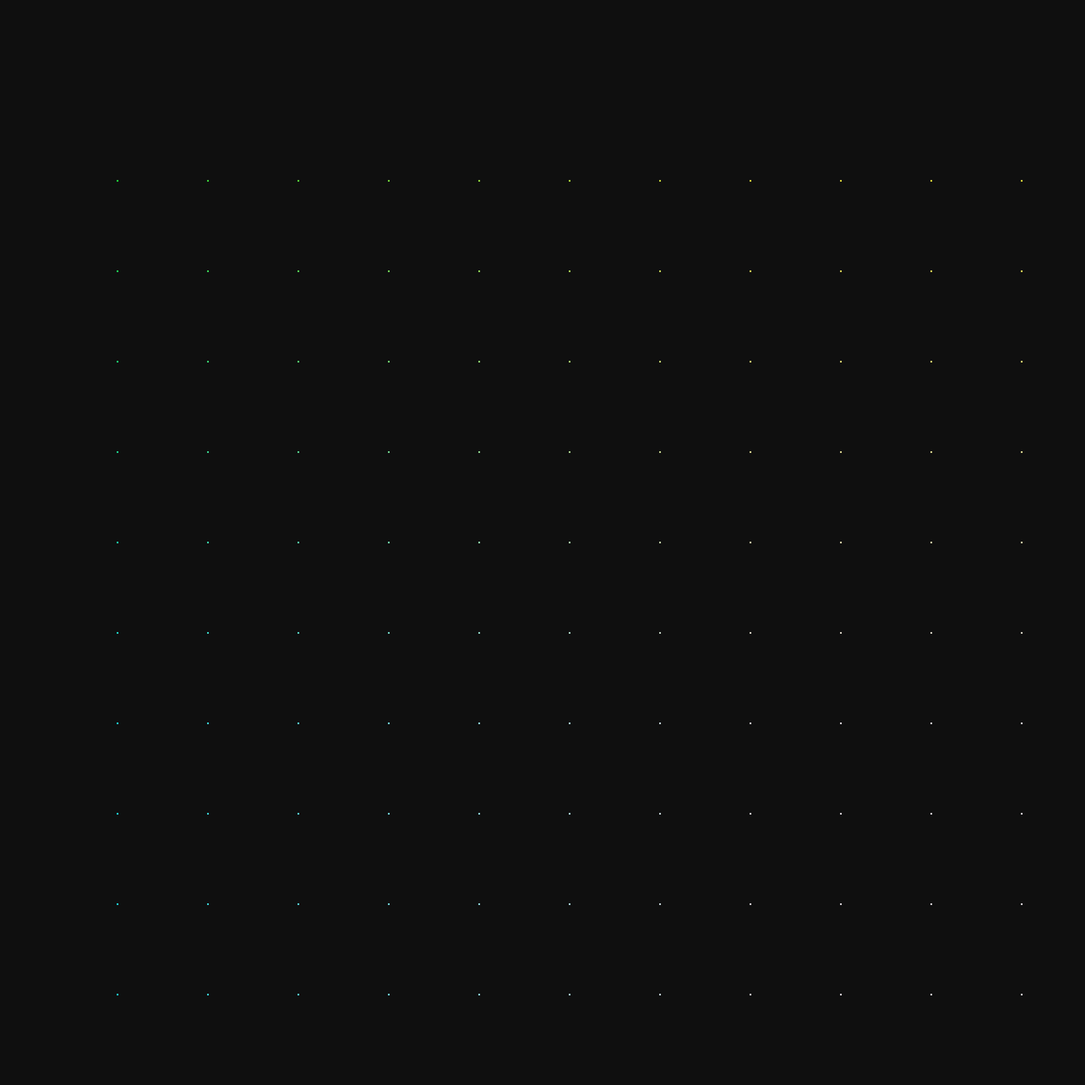
Frame 1 (no input)
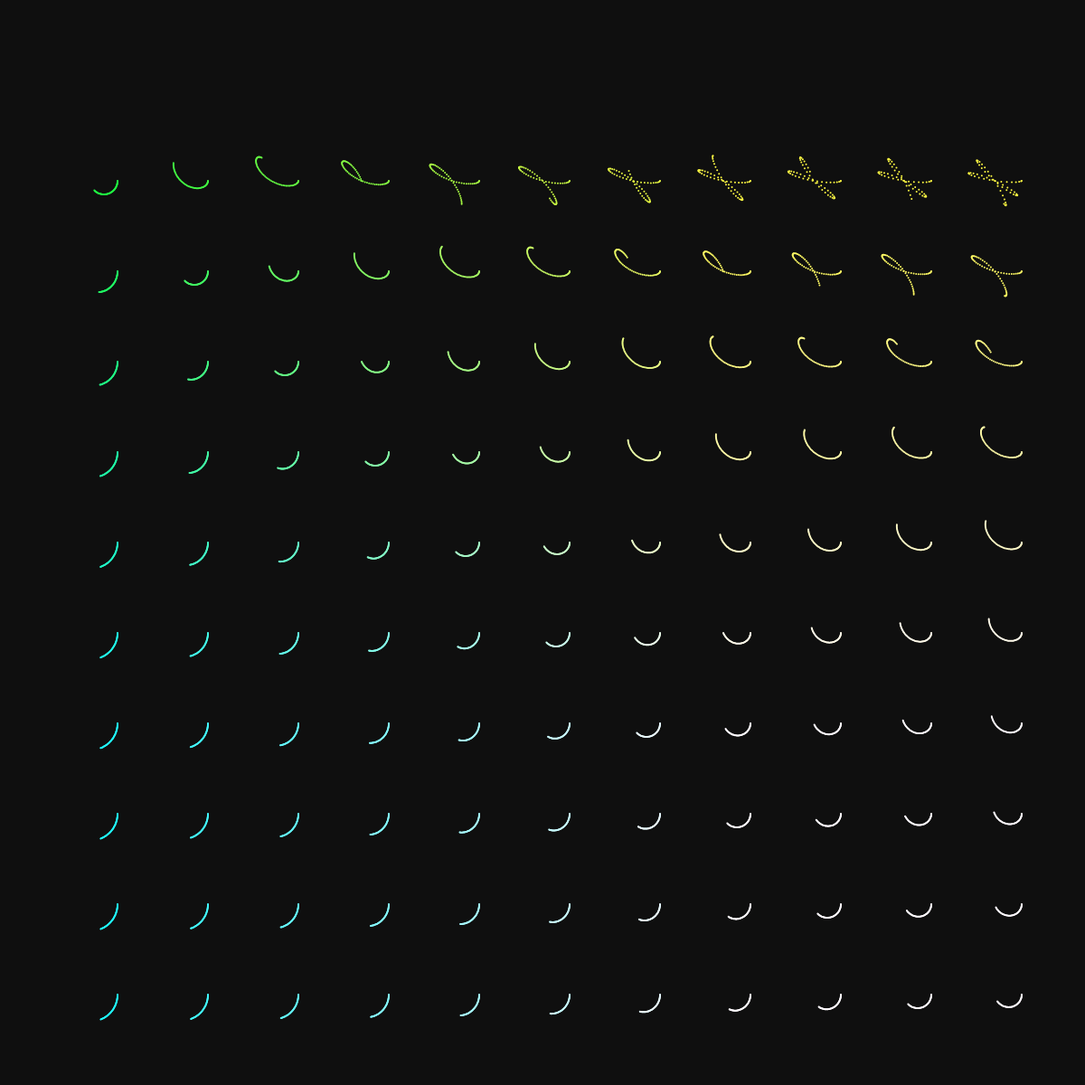
Frame 60 (no input)
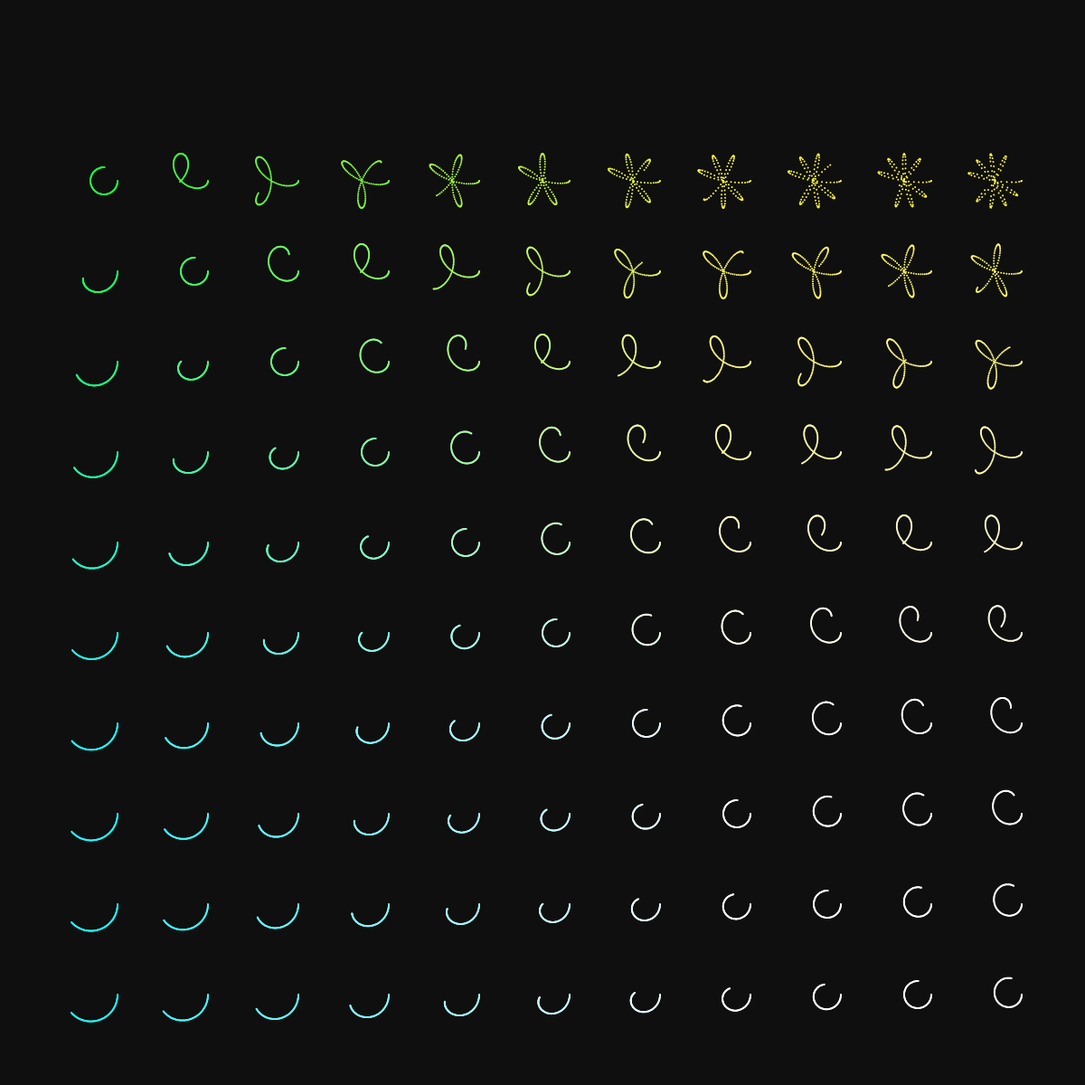
Frame 120 (the mouse pressed at the canvas centre since frame 60)

The p5.js sketch that drew these frames (run headless with seeded random() and noise() and a simulated clock; from frame 60 on, the mouse is pressed at the canvas centre):

// p5.js sketch
// ── sketch.js
let t=0;

function setup() {
	createCanvas(1200, 1200);
	background(15);
	noStroke();

}

function draw() {
	//background(15,15); // translucent background (creates trails)

	// make a x and y grid of traces

	for (let i=0; i <= 10; i = i+1){
		for (let j=0; j <= 10; j = j+1){
			x = 100 + 100*i;
			y = 100 + 100*j;
			
			drawX = x + 30 * cos((i+1)*t/j)*cos(t);
			drawY = y + 30 * cos((i+1)*t/j)*sin(t);
			fill (x/3, 250, y/3);
			ellipse(drawX, drawY, 2);
		}
		
	}

	t = t + 0.02; // update time
}
